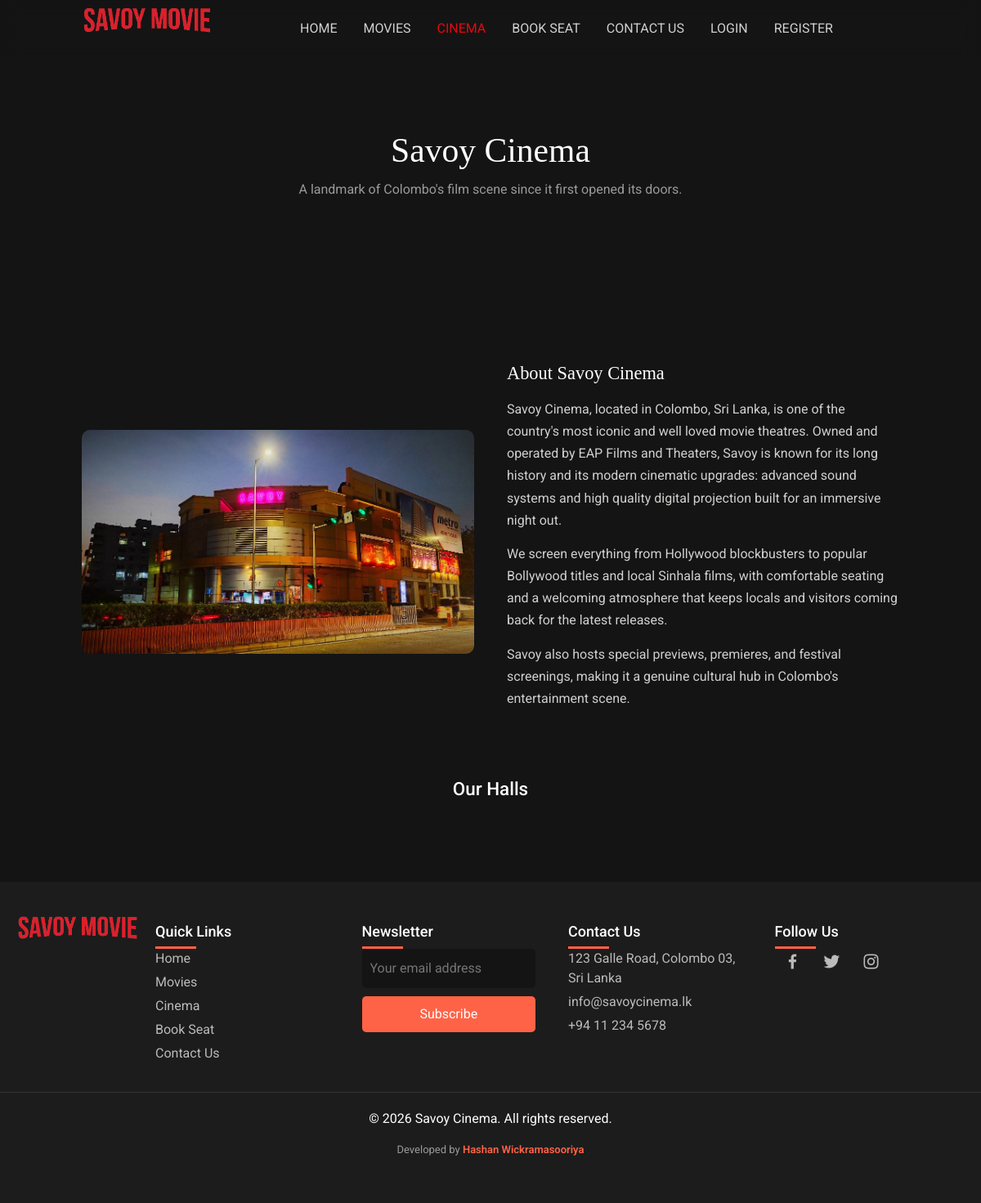
Before: /cinema.php with the older database file.
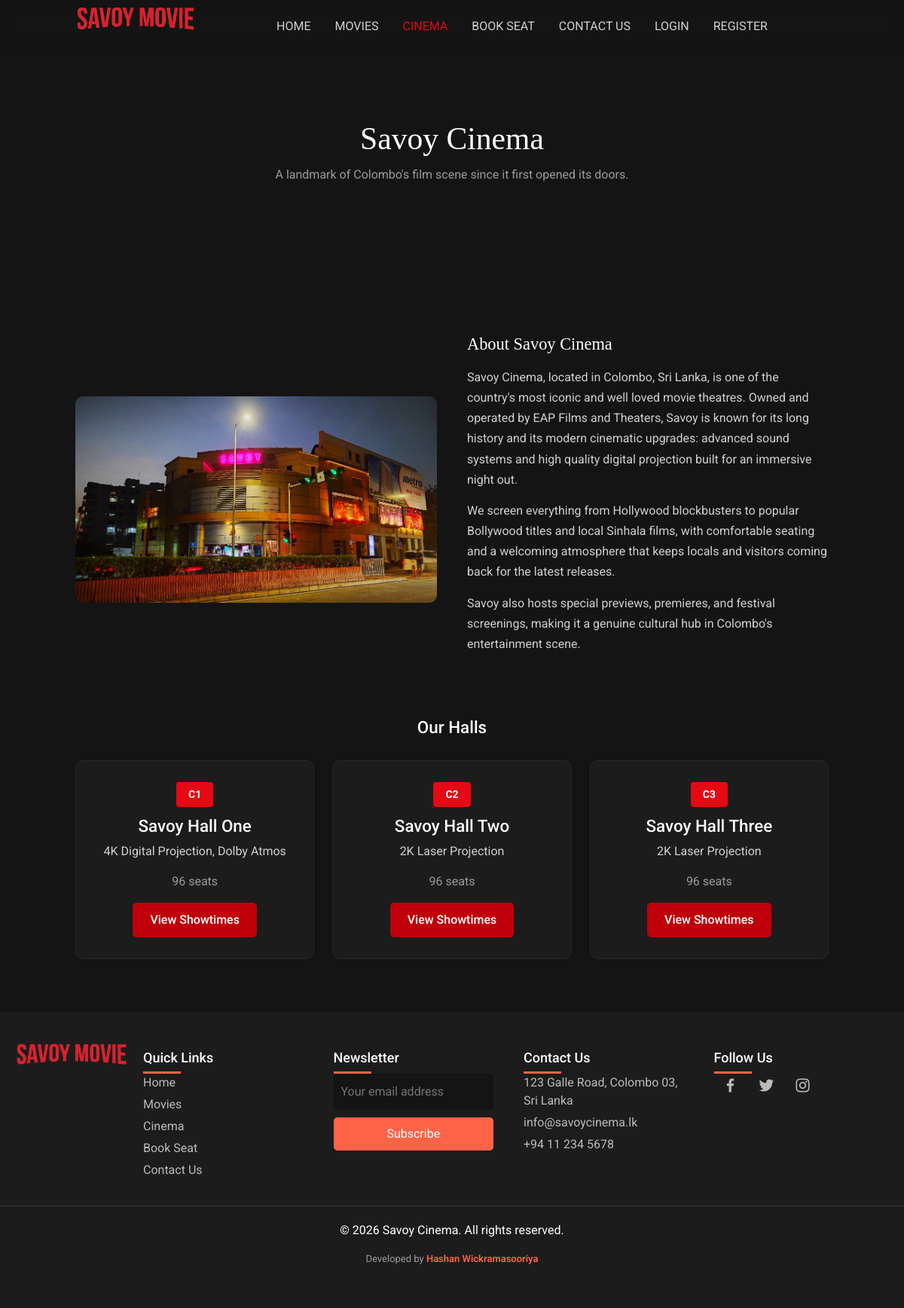
After: the same page with the newer database file.
### tables this page shows
CREATE TABLE `theatres` (
  `id` int(11) NOT NULL,
  `name` varchar(100) NOT NULL,
  `hall_code` varchar(10) NOT NULL,
  `projection_type` varchar(50) NOT NULL,
  `total_rows` tinyint(3) UNSIGNED NOT NULL DEFAULT 8,
  `seats_per_row` tinyint(3) UNSIGNED NOT NULL DEFAULT 12,
  `premium_rows` varchar(20) NOT NULL DEFAULT 'G,H'
);

### includes/functions.php (called while the page is built, shortened)
<?php
function h($value)
{
    return htmlspecialchars((string) $value, ENT_QUOTES, 'UTF-8');
}

### cinema.php (the view, shortened to what this page needs)
<?php
require_once 'connection.php';
require_once 'includes/functions.php';
$theatres = $conn->query('SELECT * FROM theatres ORDER BY hall_code ASC')->fetch_all(MYSQLI_ASSOC);
$active_page = 'cinema';
require 'includes/header.php';
?>
<section class="page-header">
    <div class="container-fluid">
        <h1>Savoy Cinema</h1>
        <p>A landmark of Colombo's film scene since it first opened its doors.</p>
    </div>
</section>
<section class="cinema-about">
    <div class="container-fluid">
        <div class="cinema-about-grid">
            <div class="cinema-about-image">
                <img src="images/CINEMA/IMG1.jpg" alt="Savoy Cinema auditorium interior" loading="lazy" />
            </div>
            <div class="cinema-about-copy">
                <h2>About Savoy Cinema</h2>
                <p>Savoy Cinema, located in Colombo, Sri Lanka, is one of the country's most iconic and well loved movie theatres. Owned and operated by EAP Films and Theaters, Savoy is known for its long history and its modern cinematic upgrades: advanced sound systems and high quality digital projection built for an immersive night out.</p>
                <p>We screen everything from Hollywood blockbusters to popular Bollywood titles and local Sinhala films, with comfortable seating and a welcoming atmosphere that keeps locals and visitors coming back for the latest releases.</p>
                <p>Savoy also hosts special previews, premieres, and festival screenings, making it a genuine cultural hub in Colombo's entertainment scene.</p>
            </div>
        </div>
    </div>
</section>
<section class="cinema-halls">
    <div class="container-fluid">
        <h2>Our Halls</h2>
        <div class="hall-grid">
            <?php foreach ($theatres as $theatre): ?>
            <div class="hall-card">
                <span class="hall-code"><?php echo h($theatre['hall_code']); ?></span>
                <h3><?php echo h($theatre['name']); ?></h3>
                <p><?php echo h($theatre['projection_type']); ?></p>
                <p class="hall-capacity"><?php echo (int) ($theatre['total_rows'] * $theatre['seats_per_row']); ?> seats</p>
                <a href="book.php" class="btn-book">View Showtimes</a>
            </div>
            <?php endforeach; ?>
        </div>
    </div>
</section>
<?php require 'includes/footer.php'; ?>

### includes/header.php (shortened to what this page needs)
<?php
require_once __DIR__ . '/functions.php';
$active_page = $active_page ?? '';
$nav_links = [
    'home' => ['index.php', 'Home'],
    'movies' => ['movies.php', 'Movies'],
    'cinema' => ['cinema.php', 'Cinema'],
    'book' => ['book.php', 'Book Seat'],
    'contact' => ['contact.php', 'Contact Us'],
];
$logged_in_user = $_SESSION['user_name'] ?? null;
$logged_in_admin = $_SESSION['admin_name'] ?? null;
?>
<!DOCTYPE html>
<html lang="en">
<head>
    <link rel="stylesheet" href="css/bootstrap.min.css" />
    <link rel="stylesheet" href="https://stackpath.bootstrapcdn.com/font-awesome/4.7.0/css/font-awesome.min.css" />
    <link href='https://unpkg.com/boxicons@2.0.9/css/boxicons.min.css' rel='stylesheet'>
    <link rel="stylesheet" href="css/slick.css" />
    <link rel="stylesheet" href="css/slick-theme.css" />
    <link rel="stylesheet" href="css/owl.carousel.min.css" />
    <link rel="stylesheet" href="css/animate.min.css" />
    <link rel="stylesheet" href="css/magnific-popup.css" />
    <link rel="stylesheet" href="css/select2.min.css" />
    <link rel="stylesheet" href="css/select2-bootstrap4.min.css" />
    <link rel="stylesheet" href="css/slick-animation.css" />
    <link rel="stylesheet" href="style.css" />
</head>
<body>
    <header id="main-header">
        <div class="main-header">
            <div class="container-fluid">
                <div class="row">
                    <div class="col-sm-12">
                        <nav class="navbar navbar-expand-lg navbar-light p-0">
                            <a href="index.php" class="navbar-brand">
                                <img src="images/logo1.png" class="img-fluid logo" alt="Savoy Cinema home" />
                            </a>
                            <div class="collapse navbar-collapse" id="navbarSupportedContent">
                                <div class="menu-main-menu-container">
                                    <ul id="top-menu" class="navbar-nav ml-auto">
                                        <?php foreach ($nav_links as $key => [$href, $label]): ?>
                                        <li class="menu-item"><a href="<?php echo h($href); ?>" <?php echo $active_page === $key ? 'aria-current="page" class="active"' : ''; ?>><?php echo h($label); ?></a></li>
                                        <?php endforeach; ?>
                                        <?php if ($logged_in_admin): ?>
                                        <li class="menu-item"><a href="admin_panel.php">Admin Panel</a></li>
                                        <?php elseif ($logged_in_user): ?>
                                        <li class="menu-item"><a href="logout.php">Log Out (<?php echo h($logged_in_user); ?>)</a></li>
                                        <?php else: ?>
                                        <li class="menu-item"><a href="login.php">Login</a></li>
                                        <li class="menu-item"><a href="register.php">Register</a></li>
                                        <?php endif; ?>
                                    </ul>
                                </div>
                            </div>
                        </nav>
                    </div>
                </div>
            </div>
        </div>
    </header>
    <main id="main-content">

### includes/footer.php (shortened to what this page needs)
    </main>
    <footer>
        <div class="footer-content">
            <div class="logo">
                <img src="images/logo1.png" alt="Savoy Cinema logo">
            </div>
            <div class="footer-links">
                <h3>Quick Links</h3>
                <a href="index.php">Home</a>
                <a href="movies.php">Movies</a>
                <a href="cinema.php">Cinema</a>
                <a href="book.php">Book Seat</a>
                <a href="contact.php">Contact Us</a>
            </div>
            <div class="newsletter">
                <h3>Newsletter</h3>
                <form action="contact.php" method="POST">
                    <input type="email" id="newsletter-email" name="email" placeholder="Your email address" required>
                    <button type="submit">Subscribe</button>
                </form>
            </div>
            <div class="contact-info">
                <h3>Contact Us</h3>
                <p>123 Galle Road, Colombo 03, Sri Lanka</p>
                <p><a href="mailto:info@savoycinema.lk">info@savoycinema.lk</a></p>
                <p><a href="tel:+94112345678">+94 11 234 5678</a></p>
            </div>
            <div class="social-media">
                <h3>Follow Us</h3>
                <a href="#" aria-label="Savoy Cinema on Facebook"><i class='bx bxl-facebook' aria-hidden="true"></i></a>
                <a href="#" aria-label="Savoy Cinema on Twitter"><i class='bx bxl-twitter' aria-hidden="true"></i></a>
                <a href="#" aria-label="Savoy Cinema on Instagram"><i class='bx bxl-instagram' aria-hidden="true"></i></a>
            </div>
        </div>
        <div class="footer-bottom">
            <p>&copy; <?php echo date('Y'); ?> Savoy Cinema. All rights reserved.</p>
            <p class="dev-credit">Developed by <a href="https://hashanjanithwickramasooriya.netlify.app/" target="_blank" rel="noopener noreferrer">Hashan Wickramasooriya</a></p>
        </div>
    </footer>
</body>
</html>

Changed rows visible on the page:
added theatres: hall_code "C1", name "Savoy Hall One", projection_type "4K Digital Projection, Dolby Atmos", $theatre['total_rows'] * $theatre['seats_per_row'] "96"
added theatres: hall_code "C2", name "Savoy Hall Two", projection_type "2K Laser Projection", $theatre['total_rows'] * $theatre['seats_per_row'] "96"
added theatres: hall_code "C3", name "Savoy Hall Three", projection_type "2K Laser Projection", $theatre['total_rows'] * $theatre['seats_per_row'] "96"
